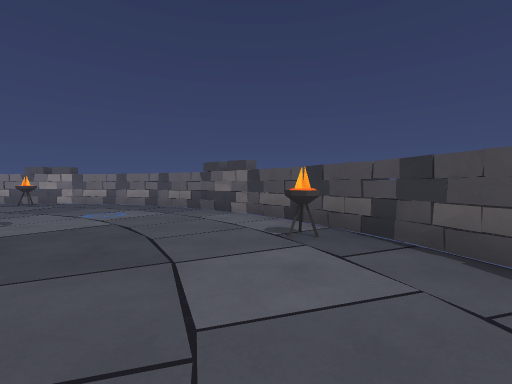
view 1 (above)

15 first-person views from a walk through a Unity game level. The camera is 1.4 m above the floor, tilts 2° down and sees 90° across. The floor is counted in squares, 2 m on a side. Each view is taken from the middle of a square. On the plan, view 1 faces up. The plan holds only what a view shows up to about 9 squares ahead; the rest is blank. The player character is not drawn.

view 2
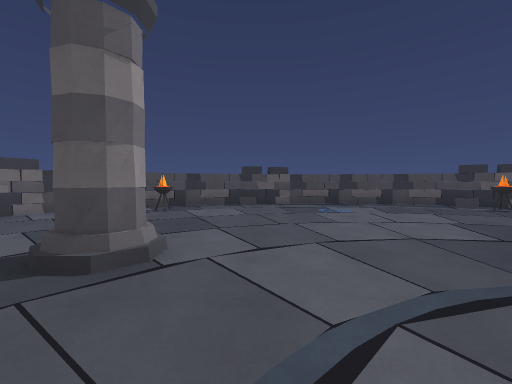

view 3
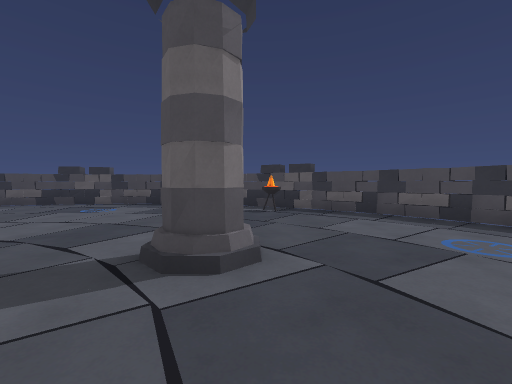

view 4
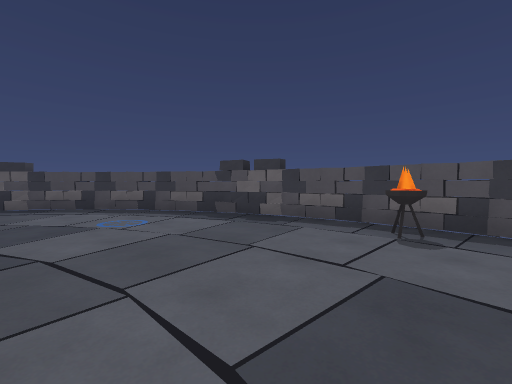

view 5
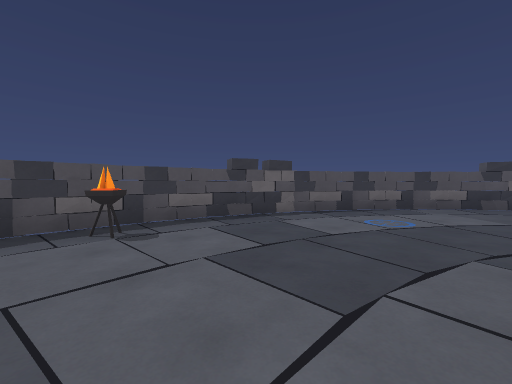

view 6
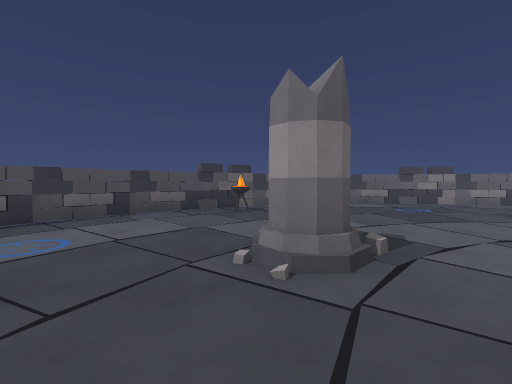

view 7
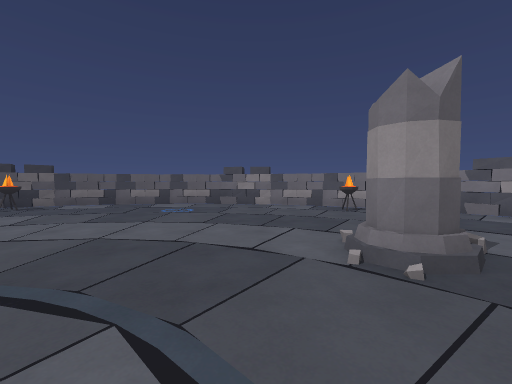

view 8
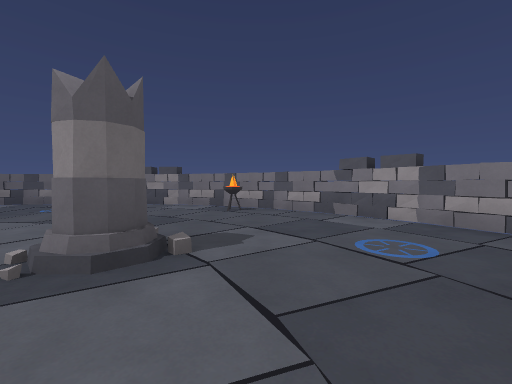

view 9
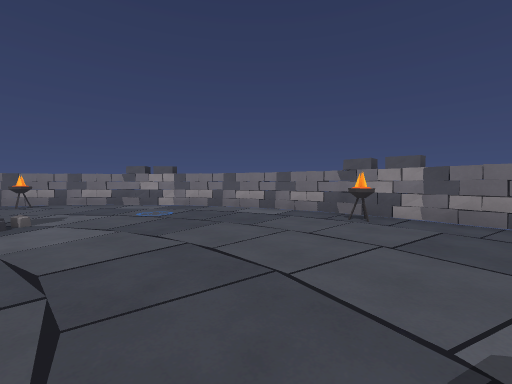

view 10
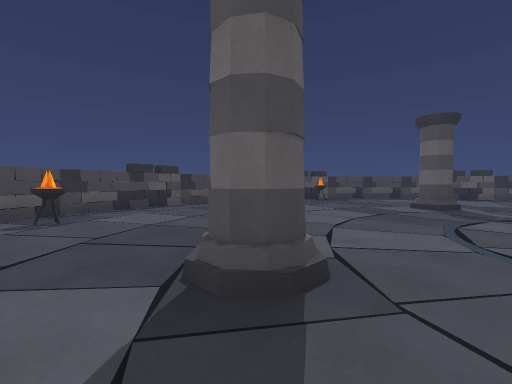

view 11
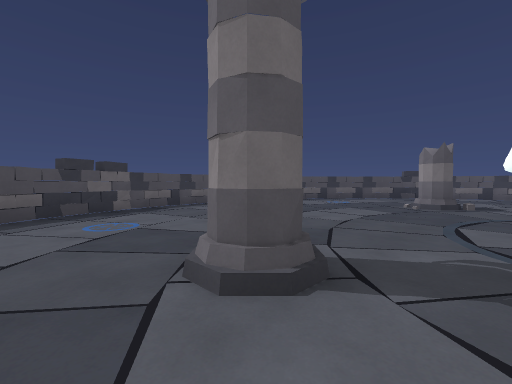

view 12
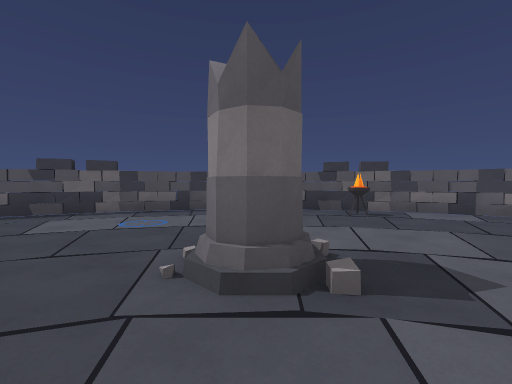

view 13
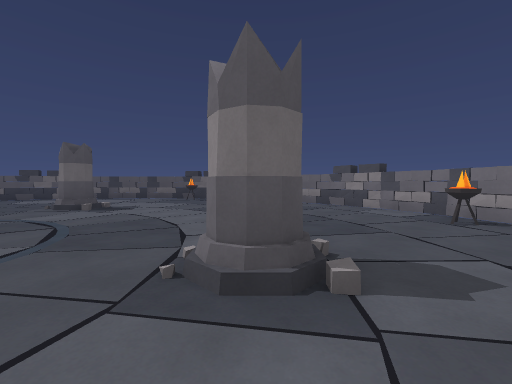

view 14
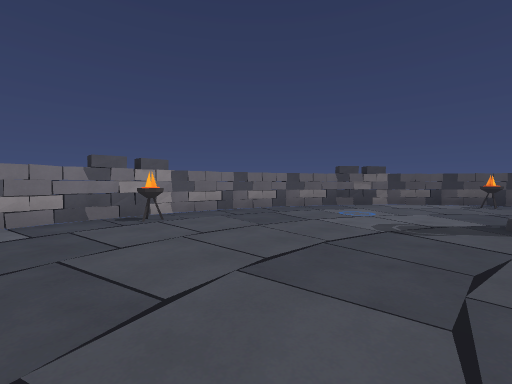

view 15
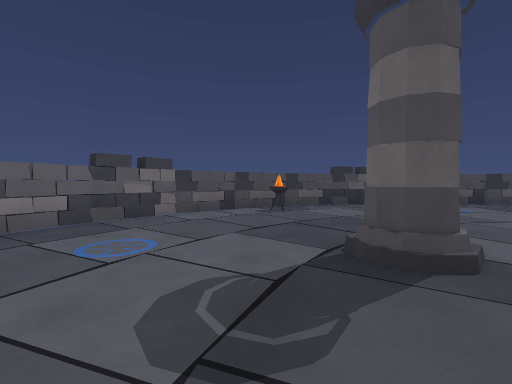

### Floor plan
Points are (right, up) in squares from view 1. A wall is a line through its corners. A room is listed if a view was taken in it or the views show most of it. See-through windows are left out.
Room 1 (views 1, 2, 3, 4, 5, 6, 7, 8, 9, 10, 11, 12, 13, 14, 15)
walls: (-15, -6.1) (-15.4, -6.4); (2.3, 1) (2.8, 1.1); (0.8, -6.6) (1.8, -5); (-16.3, -3.4) (-15.7, -5.2); (-9.4, 8.3) (-11.2, 7.7); (-13.8, -7.8) (-12.4, -9); (-15.7, 3.1) (-16.4, 1.4); (-13.7, 5.9) (-14.9, 4.5); (-2.9, 7.7) (-4.6, 8.3); (-0.1, 5.7) (-1.5, 7); (1.7, -5.1) (2.3, -3.4); (-7.7, 8.6) (-9.5, 8.3); (-14.9, -6.5) (-13.7, -7.9); (-12.5, -8.9) (-11, -9.8); (-1.5, -8.9) (-0.1, -7.7); (-1.5, 6.9) (-3, 7.7); (-16.3, 1.5) (-16.6, -0.2); (-9.5, -10.3) (-7.7, -10.6); (-4.5, -10.3) (-2.9, -9.7); (-4.5, 8.3) (-6.2, 8.6); (2.3, -3.5) (2.6, -1.8); (2.3, 1.5) (1.7, 3.2); (-16.6, -1.8) (-16.3, -3.6); (-6.2, -10.6) (-4.4, -10.3); (2.6, -0.2) (2.3, 1.6); (-7.9, -10.6) (-6.1, -10.6); (-6.1, 8.6) (-7.9, 8.6); (2.6, -1.9) (2.6, -0.1); (-16.6, 0) (-16.6, -2); (-11.2, -9.7) (-9.4, -10.4); (-15.8, -5) (-14.8, -6.6); (-11, 7.8) (-12.7, 6.8); (-3, -9.8) (-1.4, -8.8); (1.8, 3) (0.8, 4.6); (-14.9, 4.6) (-15.8, 2.9); (-0.2, -7.9) (1, -6.4); (-12.5, 7) (-13.9, 5.8); (1, 4.5) (-0.3, 5.9)
objects: other object (-15, -5); other object (-15, 3); other object (-11, -5) to (-10, -4); other object (-11, 2) to (-10, 3); other object (-7, -10); other object (-7, 8); other object (-4, -5) to (-3, -4); other object (-4, 2) to (-3, 3); other object (1, -5); other object (1, 3)

Positions as (right, up) in squares from view 1, and headings:
1: (0, 0), facing up
2: (-6, 1), facing right
3: (-6, -5), facing right
4: (-8, -6), facing down-right
5: (-6, -6), facing down-left
6: (-8, -5), facing left
7: (-8, 1), facing left
8: (-8, 4), facing left
9: (-5, 3), facing up-left
10: (-5, 4), facing down-right
11: (-2, -3), facing down-left
12: (-9, -3), facing down-left
13: (-9, 4), facing down-left
14: (-9, 3), facing up-right
15: (-6, 4), facing right
